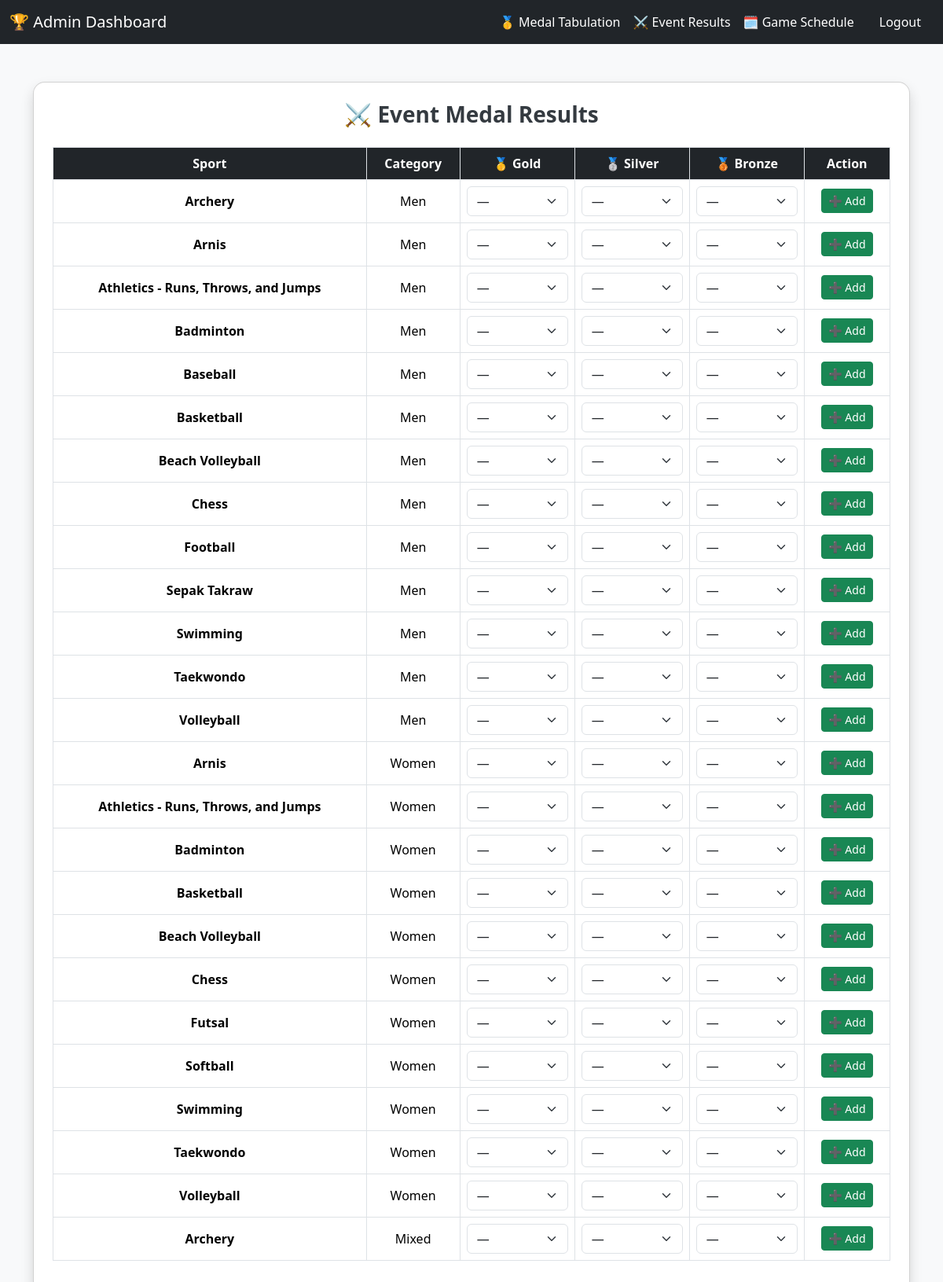
/event_results.php (signed in), run on the app's committed database.
### tables this page shows
CREATE TABLE `sports` (
  `id` int(11) NOT NULL,
  `sport_name` varchar(100) NOT NULL,
  `category` enum('Men','Women','Mixed') NOT NULL DEFAULT 'Men',
  `created_at` timestamp NOT NULL DEFAULT current_timestamp()
);

### event_results.php (the view, shortened to what this page needs)
<?php
include 'db_connect.php';
$results = $conn->query("
    SELECT
        s.id AS sport_id,
        s.sport_name,
        s.category,
        e.id AS result_id,
        e.gold_winner,
        e.silver_winner,
        e.bronze_winner
    FROM sports s
    LEFT JOIN event_results e ON e.sport_id = s.id
    ORDER BY s.category, s.sport_name ASC
");
?>
<!DOCTYPE html>
<html lang="en">
<head>
<link href="https://cdn.jsdelivr.net/npm/bootstrap@5.3.2/dist/css/bootstrap.min.css" rel="stylesheet">
</head>
<body>
<nav class="navbar navbar-expand-lg navbar-dark">
  <div class="container-fluid">
    <a class="navbar-brand" href="dashboard.php">🏆 Admin Dashboard</a>
    <div class="collapse navbar-collapse">
      <ul class="navbar-nav ms-auto">
        <li class="nav-item"><a class="nav-link" href="dashboard.php#medals">🥇 Medal Tabulation</a></li>
        <li class="nav-item"><a class="nav-link" href="event_results.php">⚔️ Event Results</a></li>
        <li class="nav-item"><a class="nav-link active" href="game_schedule.php">🗓️ Game Schedule</a></li>
        <li class="nav-item"><a class="nav-link btn btn-danger text-white px-3 ms-2" href="logout.php">Logout</a></li>
      </ul>
    </div>
  </div>
</nav>
<div class="container mt-5">
  <div class="card shadow p-4 mb-5">
    <h3 class="section-title text-center mb-4">⚔️ Event Medal Results</h3>
    <div class="table-responsive">
      <table class="table table-bordered text-center align-middle">
        <thead>
          <tr>
            <th>Sport</th>
            <th>Category</th>
            <th>🥇 Gold</th>
            <th>🥈 Silver</th>
            <th>🥉 Bronze</th>
            <th>Action</th>
          </tr>
        </thead>
        <tbody>
          <?php
          while ($r = $results->fetch_assoc()):
          ?>
          <tr>
            <form method="POST">
              <td><strong><?= htmlspecialchars($r['sport_name']); ?></strong></td>
              <td><?= htmlspecialchars($r['category']); ?></td>
              <td>
                <select name="gold_winner" class="form-select">
                  <option value="0">—</option>
                </select>
              </td>
              <td>
                <select name="silver_winner" class="form-select">
                  <option value="0">—</option>
                </select>
              </td>
              <td>
                <select name="bronze_winner" class="form-select">
                  <option value="0">—</option>
                </select>
              </td>
              <td>
                <?php if ($r['result_id']): ?>
                  <button type="submit" name="quick_update" class="btn btn-primary btn-sm">💾 Update</button>
                  <a href="?delete_result=<?= $r['result_id'] ?>" class="btn btn-danger btn-sm" onclick="return confirm('Delete this event result?');">🗑</a>
                <?php else: ?>
                  <button type="submit" name="save_result" class="btn btn-success btn-sm">➕ Add</button>
                <?php endif; ?>
              </td>
            </form>
          </tr>
          <?php endwhile; ?>
        </tbody>
      </table>
    </div>
  </div>
</div>
</body>
</html>

### event_results.php (style rules this page uses)
body { background-color: #f8f9fa; font-family: 'Segoe UI', Tahoma, Geneva, Verdana, sans-serif; }
.navbar { background-color: #212529; }
.navbar-brand, .nav-link { color: #fff !important; }
.card { border-radius: 15px; }
th { background-color: #212529 !important; color: white !important; }
.section-title { font-weight: 700; color: #343a40; }

### data on the page
sports: sport_name "Archery", category "Men"
sports: sport_name "Arnis", category "Men"
sports: sport_name "Athletics - Runs, Throws, and Jumps", category "Men"
sports: sport_name "Badminton", category "Men"
sports: sport_name "Baseball", category "Men"
sports: sport_name "Basketball", category "Men"
sports: sport_name "Beach Volleyball", category "Men"
sports: sport_name "Chess", category "Men"
sports: sport_name "Football", category "Men"
sports: sport_name "Sepak Takraw", category "Men"
sports: sport_name "Swimming", category "Men"
sports: sport_name "Taekwondo", category "Men"
sports: sport_name "Volleyball", category "Men"
sports: sport_name "Arnis", category "Women"
sports: sport_name "Athletics - Runs, Throws, and Jumps", category "Women"
sports: sport_name "Badminton", category "Women"
sports: sport_name "Basketball", category "Women"
sports: sport_name "Beach Volleyball", category "Women"
sports: sport_name "Chess", category "Women"
sports: sport_name "Futsal", category "Women"
sports: sport_name "Softball", category "Women"
sports: sport_name "Swimming", category "Women"
sports: sport_name "Taekwondo", category "Women"
sports: sport_name "Volleyball", category "Women"
sports: sport_name "Archery", category "Mixed"
